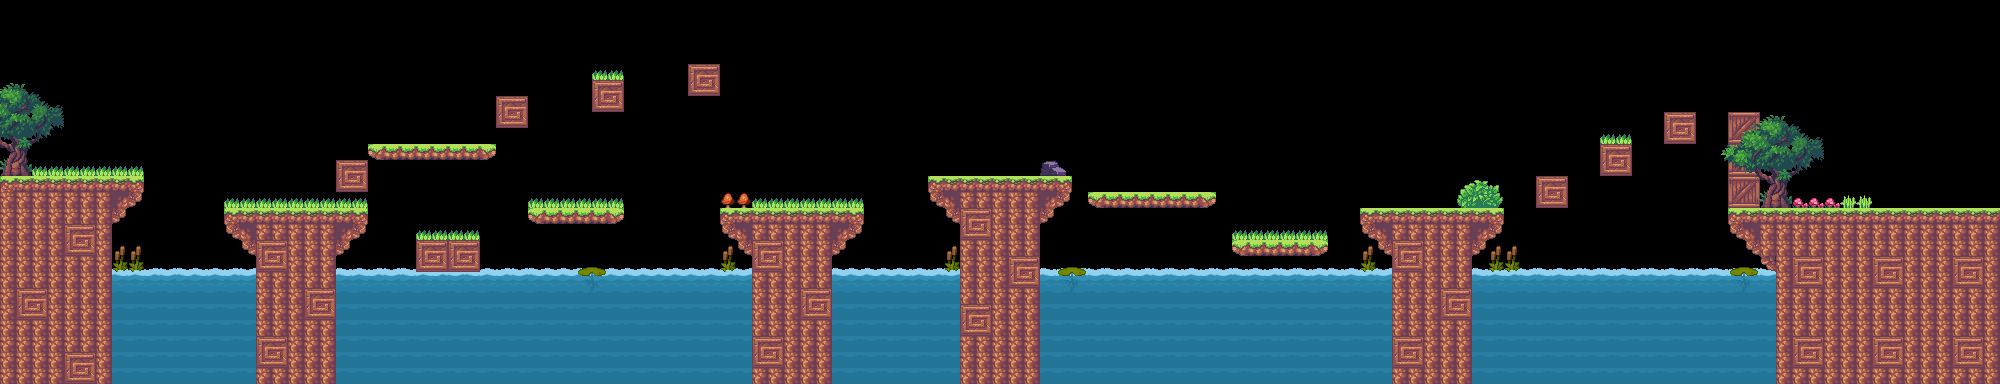

A level layout from a 2D game, rendered from its tile map. Below: a short description, then the map file with tile-grid data replaced by summaries:
An orthogonal 125x24 tile map with 16x16 px tiles, 3 tile layers (Others, Platforms, Decoration) and 25 objects (14x gems, 4x enemy, Spawn Point, Campfire).

<map version="1.10" tiledversion="1.10.2" orientation="orthogonal" renderorder="right-down" width="125" height="24" tilewidth="16" tileheight="16" infinite="0" nextlayerid="9" nextobjectid="32">
 <editorsettings>
  <export target="tilemap4.json" format="json" />
 </editorsettings>
 <tileset firstgid="1" name="tiles-all" tilewidth="16" tileheight="16" tilecount="1612" columns="26">
  <image source="../tilesets/tiles-all.png" width="416" height="992" />
 </tileset>
 <layer id="1" name="Others" width="125" height="24">
  <data>[3000 cells, 672 non-empty, 12 distinct tile ids]</data>
 </layer>
 <layer id="2" name="Platforms" width="125" height="24">
  <data>[3000 cells, 614 non-empty, 24 distinct tile ids]</data>
 </layer>
 <layer id="3" name="Decoration" width="125" height="24">
  <data>[3000 cells, 152 non-empty, 60 distinct tile ids]</data>
 </layer>
 <objectgroup id="4" name="Water">
  <object id="4" x="112" y="270" width="143" height="114" />
  <object id="5" x="338" y="270" width="414" height="115" />
  <object id="6" x="834" y="271" width="126" height="114" />
  <object id="7" x="1041" y="270" width="349" height="114" />
  <object id="8" x="1474" y="272" width="301" height="115" />
 </objectgroup>
 <objectgroup id="5" name="Enemy">
  <object id="28" name="Eagle" type="enemy" x="292" y="205">
   <point />
  </object>
  <object id="29" name="Eagle" type="enemy" x="793" y="207">
   <point />
  </object>
  <object id="30" name="Eagle" type="enemy" x="997" y="175">
   <point />
  </object>
  <object id="31" name="Eagle" type="enemy" x="1428" y="204">
   <point />
  </object>
 </objectgroup>
 <objectgroup id="6" name="Spawn">
  <object id="1" name="Spawn Point" x="65" y="172">
   <point />
  </object>
 </objectgroup>
 <objectgroup id="7" name="Gems">
  <object id="11" name="diamond" type="gems" gid="926" x="437.459" y="223.459" width="21.0824" height="21.0824" />
  <object id="12" name="diamond" type="gems" gid="926" x="693.459" y="50.4588" width="21.0824" height="21.0824" />
  <object id="13" name="gold" type="gems" gid="926" x="533.698" y="200.436" width="21.0824" height="21.0824" />
  <object id="14" name="gold" type="gems" gid="926" x="565.64" y="200.436" width="21.0824" height="21.0824" />
  <object id="15" name="gold" type="gems" gid="926" x="597.219" y="200.482" width="21.0824" height="21.0824" />
  <object id="16" name="gold" type="gems" gid="926" x="1111.7" y="180.436" width="21.0824" height="21.0824" />
  <object id="17" name="gold" type="gems" gid="926" x="1143.64" y="180.436" width="21.0824" height="21.0824" />
  <object id="18" name="gold" type="gems" gid="926" x="1175.22" y="180.482" width="21.0824" height="21.0824" />
  <object id="22" name="gold" type="gems" gid="926" x="1239.7" y="225.436" width="21.0824" height="21.0824" />
  <object id="23" name="gold" type="gems" gid="926" x="1271.64" y="225.436" width="21.0824" height="21.0824" />
  <object id="24" name="gold" type="gems" gid="926" x="1303.22" y="225.482" width="21.0824" height="21.0824" />
  <object id="25" name="gold" type="gems" gid="926" x="1670.46" y="104.459" width="21.0824" height="21.0824" />
  <object id="26" name="gold" type="gems" gid="926" x="1604.46" y="132.459" width="21.0824" height="21.0824" />
  <object id="27" name="gold" type="gems" gid="926" x="1541.46" y="167.459" width="21.0824" height="21.0824" />
 </objectgroup>
 <objectgroup id="8" name="Campfire">
  <object id="3" name="Campfire" x="1950" y="206">
   <point />
  </object>
 </objectgroup>
</map>
